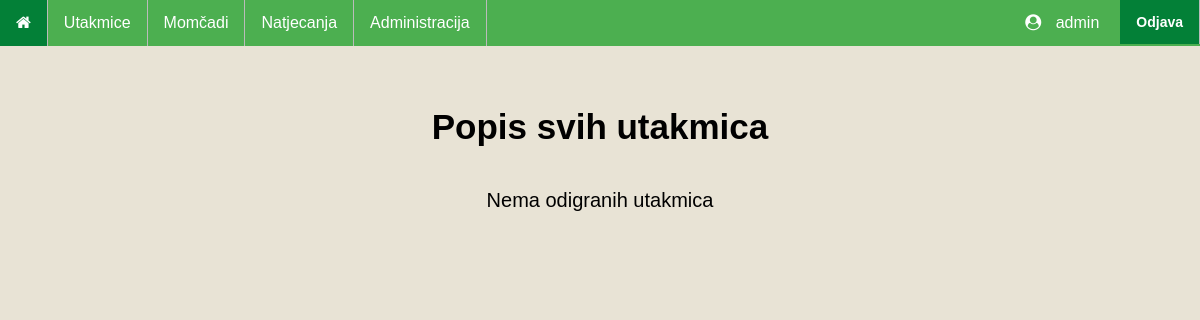
Page /matches/ (signed in) on the earlier database version.
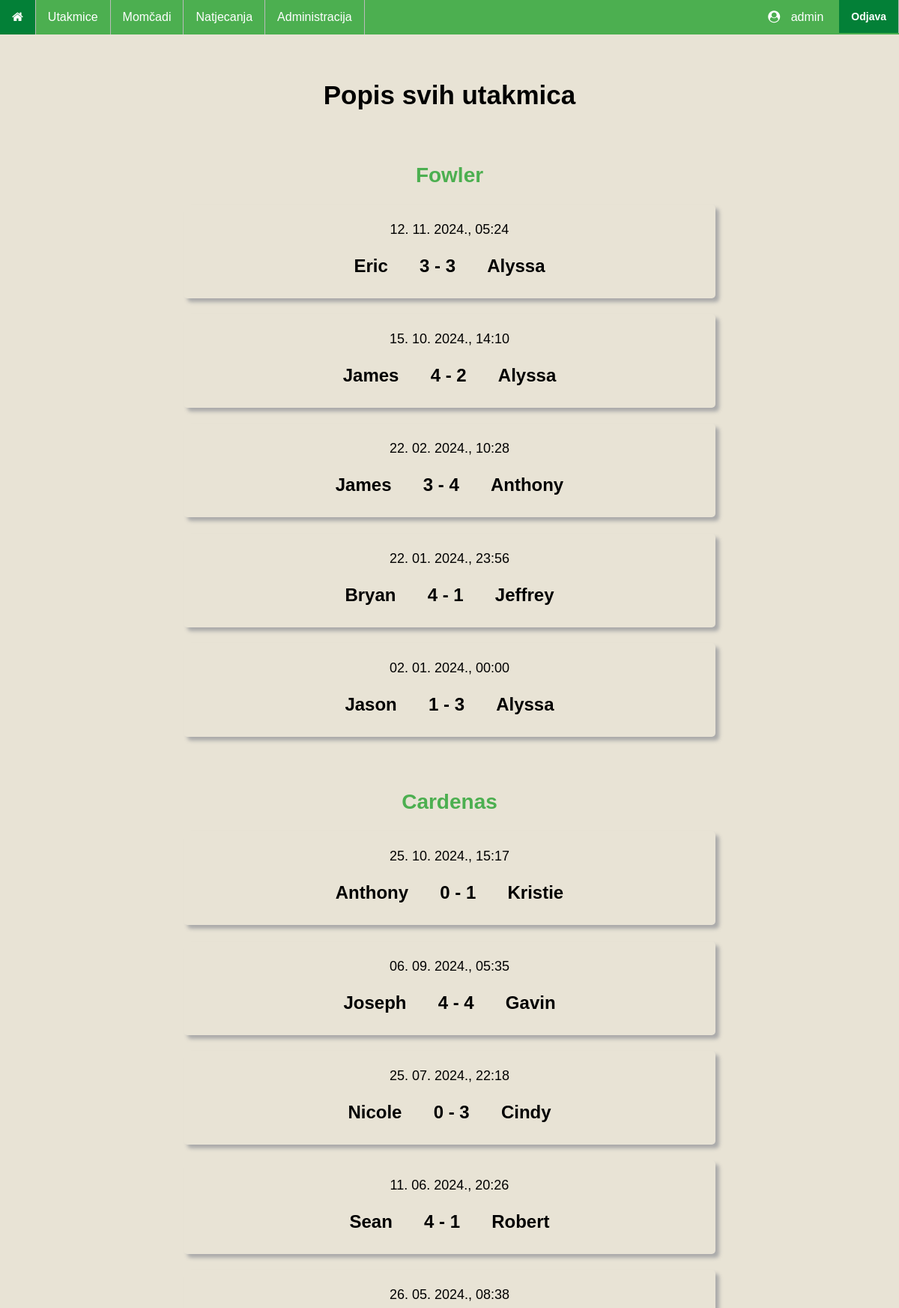
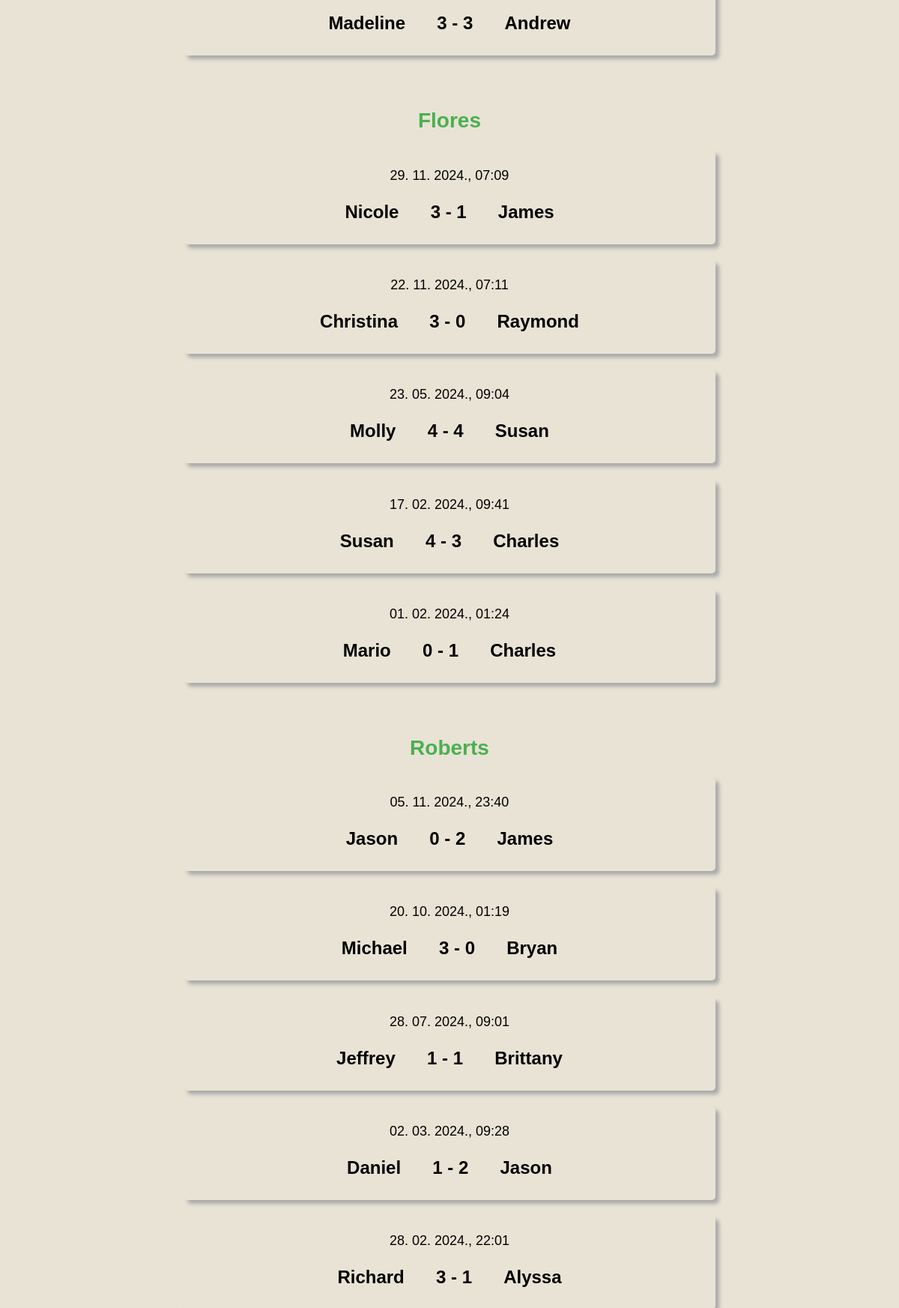
Same page on the later database version (2 pictures, top to bottom).
### main/models.py (models this page shows, shortened)
class Competition(models.Model):
    competition_name = models.CharField(max_length=50)
    competition_country = models.CharField(max_length=30)
    competition_teams = models.ManyToManyField(Team)
    def __str__(self):
        return self.competition_name

class Match(models.Model):
    match_date = models.DateTimeField('Datum utakmice')
    match_stadium = models.TextField()
    match_competition = models.ForeignKey(Competition, on_delete=models.CASCADE, blank=True, null=True)
    match_team1 = models.ForeignKey(Team, on_delete=models.CASCADE, blank=True, null=True, related_name='team1')
    match_team2 = models.ForeignKey(Team, on_delete=models.CASCADE, blank=True, null=True, related_name='team2')
    match_score1 = models.IntegerField()
    match_score2 = models.IntegerField()

class Team(models.Model):
    team_name = models.CharField(max_length=50)
    team_stadium = models.TextField()
    team_country = models.CharField(max_length=30)
    def __str__(self):
        return '{}'.format(self.team_name)

### main/views.py (the view)
# urls.py: path('matches/', views.AllMatches, name='allMatches'),
@login_required
def AllMatches(request):
    matches = Match.objects.order_by('match_competition', '-match_date')
    grouped_matches = {
        competition: list(matches)
        for competition, matches in groupby(matches, key=lambda x: x.match_competition)
    }
    return render(request, 'main/matches.html', {'grouped_matches': grouped_matches})

### templates/main/matches.html
{% extends "base_generic.html" %}
{% block content %}
    <h1>Popis svih utakmica</h1>
    {% if grouped_matches.items %}
        {% for competition, matches in grouped_matches.items %}
            <h2><a href="{% url 'competitionDetails' competition.id %}">{{ competition }}</a></h2>
            {% for match in matches %}
                <a href="{% url 'matchDetails' match.id %}" class="match_link">
                    <div class="match">
                        <p class="match_date">{{ match.match_date|date:"d. m. Y., H:i" }}</p>
                        <p class="score">
                            {{ match.match_team1 }}
                            <span>
                                {{ match.match_score1 }} - {{ match.match_score2 }}
                            </span>
                            {{ match.match_team2 }}
                        </p>
                    </div>
                </a>
            {% endfor %}
        {% endfor %}
    {% else %}
        <p class="description" style="text-align: center;">Nema odigranih utakmica</p>
    {% endif %}
{% endblock %}

Differences in the rows shown:
added Competition: competition_name "Fowler"
added Match: match_date "12. 11. 2024., 05:24", match_team1 "Eric", match_score1 "3", match_score2 "3", match_team2 "Alyssa", shown under "Fowler"
added Match: match_date "15. 10. 2024., 14:10", match_team1 "James", match_score1 "4", match_score2 "2", match_team2 "Alyssa", shown under "Fowler"
added Match: match_date "22. 02. 2024., 10:28", match_team1 "James", match_score1 "3", match_score2 "4", match_team2 "Anthony", shown under "Fowler"
added Match: match_date "22. 01. 2024., 23:56", match_team1 "Bryan", match_score1 "4", match_score2 "1", match_team2 "Jeffrey", shown under "Fowler"
added Match: match_date "02. 01. 2024., 00:00", match_team1 "Jason", match_score1 "1", match_score2 "3", match_team2 "Alyssa", shown under "Fowler"
added Competition: competition_name "Cardenas"
added Match: match_date "25. 10. 2024., 15:17", match_team1 "Anthony", match_score1 "0", match_score2 "1", match_team2 "Kristie", shown under "Cardenas"
added Match: match_date "06. 09. 2024., 05:35", match_team1 "Joseph", match_score1 "4", match_score2 "4", match_team2 "Gavin", shown under "Cardenas"
added Match: match_date "25. 07. 2024., 22:18", match_team1 "Nicole", match_score1 "0", match_score2 "3", match_team2 "Cindy", shown under "Cardenas"
added Match: match_date "11. 06. 2024., 20:26", match_team1 "Sean", match_score1 "4", match_score2 "1", match_team2 "Robert", shown under "Cardenas"
added Match: match_date "26. 05. 2024., 08:38", match_team1 "Madeline", match_score1 "3", match_score2 "3", match_team2 "Andrew", shown under "Cardenas"
added Competition: competition_name "Flores"
added Match: match_date "29. 11. 2024., 07:09", match_team1 "Nicole", match_score1 "3", match_score2 "1", match_team2 "James", shown under "Flores"
added Match: match_date "22. 11. 2024., 07:11", match_team1 "Christina", match_score1 "3", match_score2 "0", match_team2 "Raymond", shown under "Flores"
added Match: match_date "23. 05. 2024., 09:04", match_team1 "Molly", match_score1 "4", match_score2 "4", match_team2 "Susan", shown under "Flores"
added Match: match_date "17. 02. 2024., 09:41", match_team1 "Susan", match_score1 "4", match_score2 "3", match_team2 "Charles", shown under "Flores"
added Match: match_date "01. 02. 2024., 01:24", match_team1 "Mario", match_score1 "0", match_score2 "1", match_team2 "Charles", shown under "Flores"
added Competition: competition_name "Roberts"
added Match: match_date "05. 11. 2024., 23:40", match_team1 "Jason", match_score1 "0", match_score2 "2", match_team2 "James", shown under "Roberts"
added Match: match_date "20. 10. 2024., 01:19", match_team1 "Michael", match_score1 "3", match_score2 "0", match_team2 "Bryan", shown under "Roberts"
added Match: match_date "28. 07. 2024., 09:01", match_team1 "Jeffrey", match_score1 "1", match_score2 "1", match_team2 "Brittany", shown under "Roberts"
added Match: match_date "02. 03. 2024., 09:28", match_team1 "Daniel", match_score1 "1", match_score2 "2", match_team2 "Jason", shown under "Roberts"
added Match: match_date "28. 02. 2024., 22:01", match_team1 "Richard", match_score1 "3", match_score2 "1", match_team2 "Alyssa", shown under "Roberts"
Other differences:
text no longer shown: "Nema odigranih utakmica"
